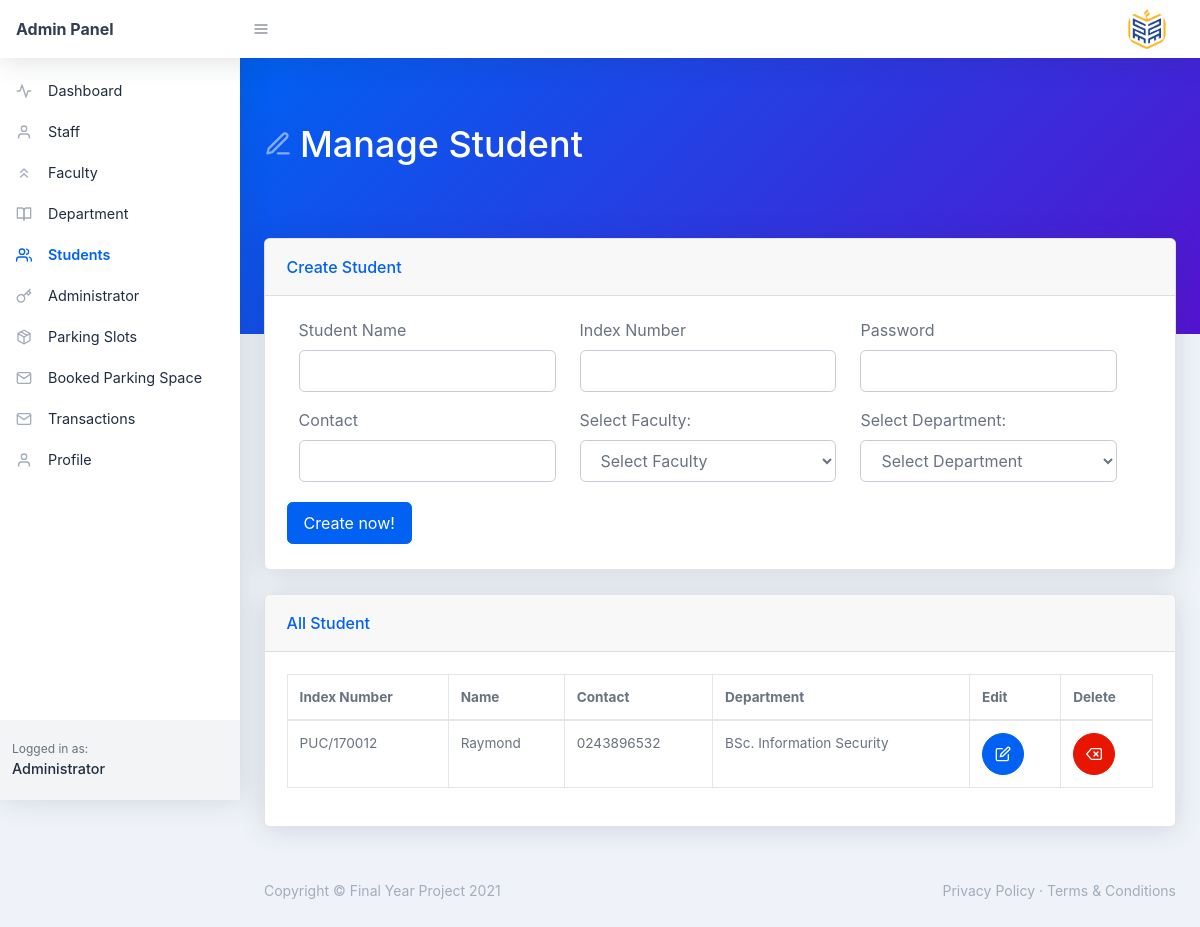
The page /admin/student.php on the database as committed earlier.
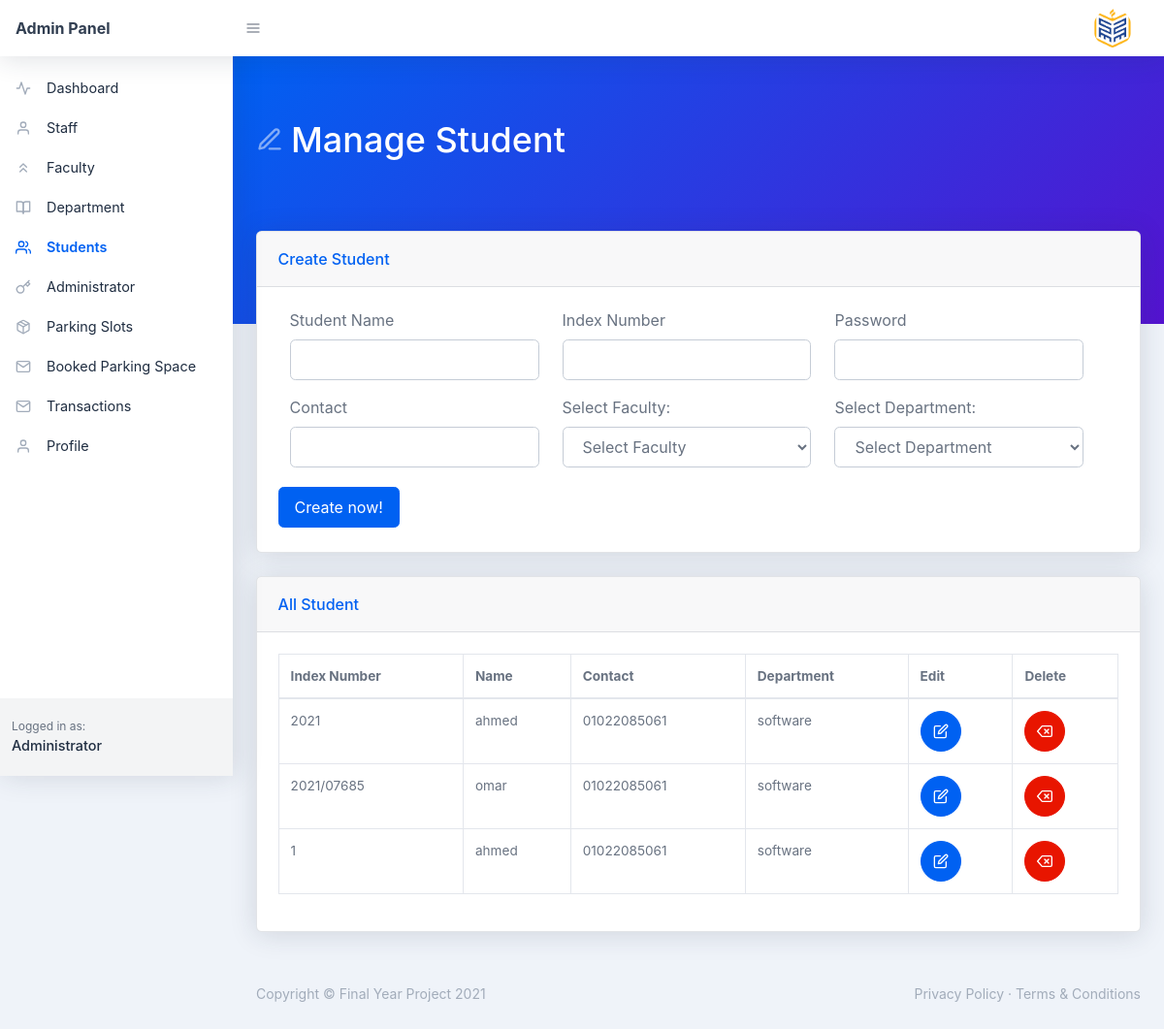
The same page on the database as committed later.
### tables this page shows
CREATE TABLE `student` (
  `id` int(11) NOT NULL,
  `indexnumber` varchar(10) NOT NULL,
  `name` varchar(200) NOT NULL,
  `faculty` varchar(100) NOT NULL,
  `department` varchar(100) NOT NULL,
  `contact` varchar(15) NOT NULL,
  `password` text NOT NULL
);

### admin/student.php (the view, shortened to what the changed rows need)
<?php
include('header.php');
?>
<div id="layoutSidenav_content">
    <main>
        <div class="page-header pb-10 page-header-dark bg-gradient-primary-to-secondary">
            <div class="container-fluid">
                <div class="page-header-content">
                    <h1 class="page-header-title">
                        <div class="page-header-icon"><i data-feather="edit-3"></i></div>
                        <span>Manage Student</span>
                    </h1>
                </div>
            </div>
        </div>
        <div class="container-fluid ">
            <div class="card mb-4">
                <div class="card-body">
                    <div class="datatable table-responsive">
                        <table class="table table-bordered table-hover" id="dataTable" width="100%" cellspacing="0">
                            <thead>
                                <tr>
                                    <th>Index Number</th>
                                    <th>Name </th>
                                    <th>Contact </th>
                                    <th>Department </th>
                                    <th>Edit</th>
                                    <th>Delete</th>
                                </tr>
                            </thead>
                            <tbody>
                                <?php
                                $sql = "SELECT * FROM student";
                                $query = $conn->prepare($sql);
                                $query->execute();
                                $results = $query->fetchAll(PDO::FETCH_OBJ);
                                $rowCount = $query->rowCount();
                                if ($rowCount > 0) {
                                    foreach ($results as $results) {
                                ?>
                                        <tr>
                                            <td><?php echo htmlentities($results->indexnumber) ?></td>
                                            <td><?php echo htmlentities($results->name) ?></td>
                                            <td><?php echo htmlentities($results->contact) ?></td>
                                            <td><?php echo htmlentities($results->department) ?></td>
                                            <td>
                                                <a class="btn btn-blue btn-icon" href="deleteCourse.php?id=<?php echo htmlentities($results->id); ?>"><i data-feather="edit"></i></a>
                                            </td>
                                            <td>
                                                <a class="btn btn-red btn-icon" href="#?id=<?php echo htmlentities($results->id); ?>"><i data-feather="delete"></i></a>
                                            </td>
                                        </tr>
                                <?php }
                                } ?>
                            </tbody>
                        </table>
                    </div>
                </div>
            </div>
        </div>
    </main>
</div>
</div>
</body>

Rows that differ between the two databases and show on the page:
removed student: indexnumber "PUC/170012", name "Raymond", contact "0243896532", department "BSc. Information Security"
added student: indexnumber "2021", name "ahmed", contact "01022085061", department "software"
added student: indexnumber "2021/07685", name "omar", contact "01022085061", department "software"
added student: indexnumber "1", name "ahmed", contact "01022085061", department "software"
